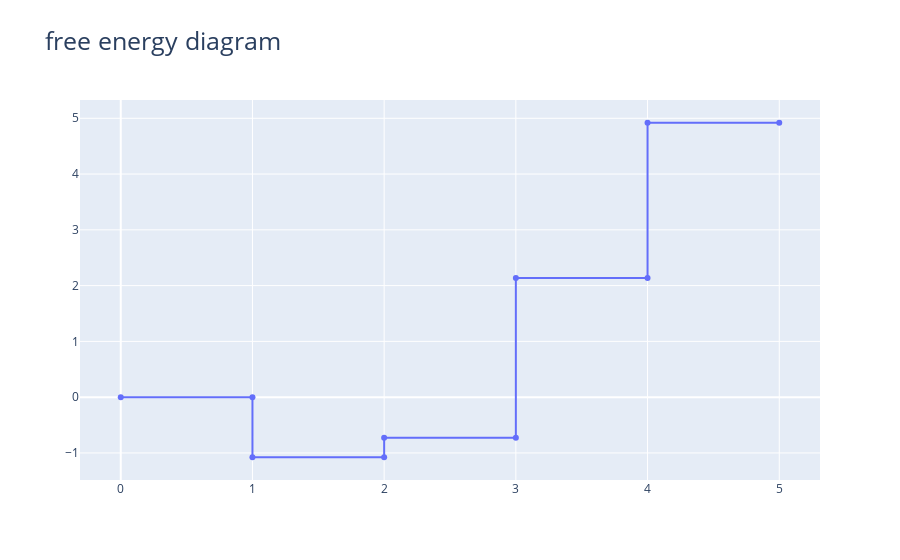

This figure's notebook cell:
### Code cell
# Line 그래프 그리기

trace1 = go.Scatter(x = x_list, y = y_list, name = 'SrTcO3') # color = '#ff9f43'

data = [trace1]

layout = go.Layout(title = 'free energy diagram', titlefont = dict(size = 25))
fig = go.Figure(data = data, layout = layout)
pyo.iplot(fig)
#fig.show()

### Figure 1 — Plotly figure (JSON) as saved in the notebook; plotly's stock layout.template omitted (floating-point values rounded to 4 significant figures)
{"data": [{"name": "SrTcO3", "type": "scatter", "x": [0, 1, 1, 2, 2, 3, 3, 4, 4, 5], "y": [0, 0, -1.077, -1.077, -0.727, -0.727, 2.136, 2.136, 4.92, 4.92]}], "layout": {"title": {"font": {"size": 25}, "text": "free energy diagram"}}}
